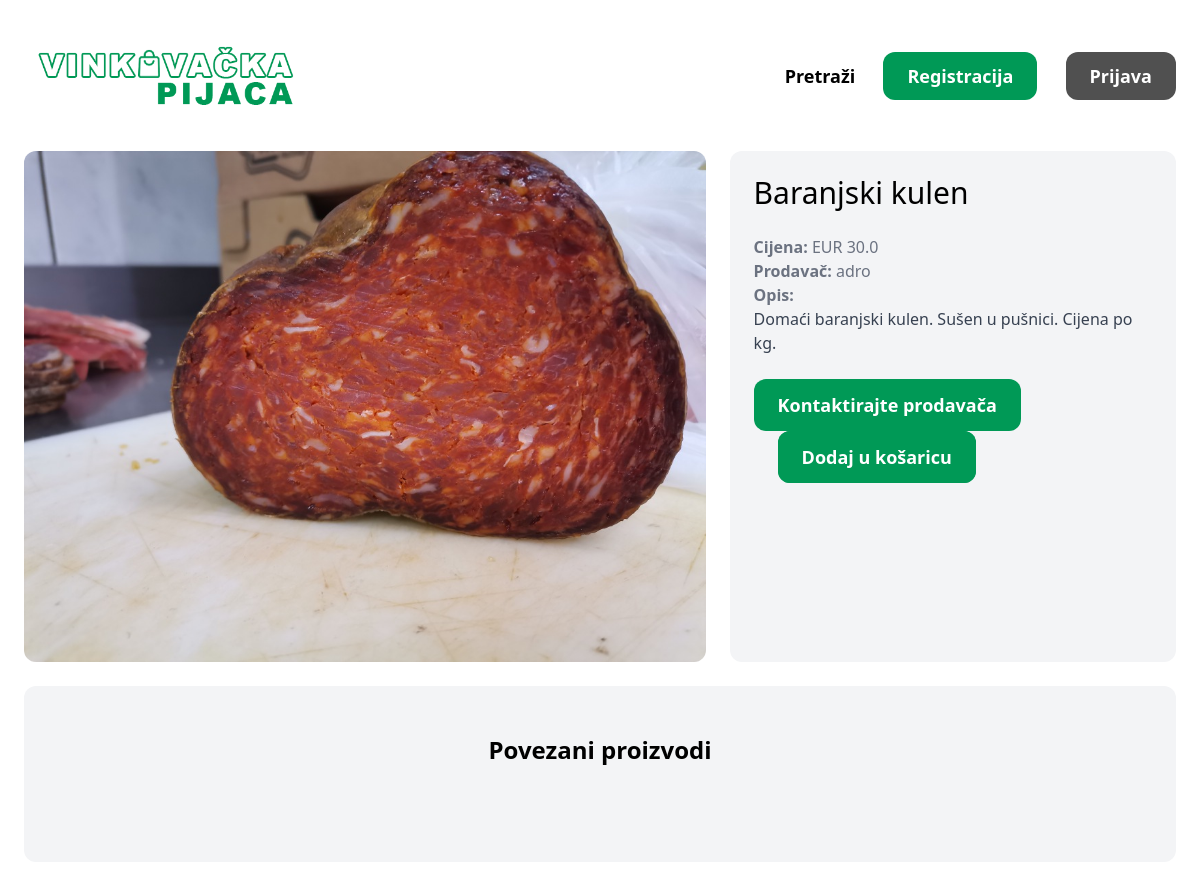
The page /items/16/ on the database its author committed.
### item/models.py (models this page shows, shortened)
class Item(models.Model):
    kategorija = models.ForeignKey(Category, related_name='items', on_delete=models.CASCADE)
    naziv = models.CharField(max_length=255)
    opis = models.TextField(blank=True, null=True)
    cijena = models.FloatField()
    slika = models.ImageField(upload_to='item_images', blank=True, null=True)
    created_at = models.DateTimeField(auto_now_add=True)
    created_by = models.ForeignKey(User, related_name='items', on_delete=models.CASCADE)
    def liked_by(self, user):
        if isinstance(user, User):
            return user.like_set.filter(item=self).count() > 0
        else:
            return False

### item/views.py (the view)
# urls.py: path('<int:pk>/', views.detail, name='detail'),
def detail(request, pk):
    item = get_object_or_404(Item, pk=pk)
    related_items = Item.objects.filter(kategorija=item.kategorija).exclude(pk=pk)[0:3]
    liked = item.liked_by(request.user)
    context = {
        'item': item,
        'related_items': related_items,
        'liked': liked,
    }
    return render(request, 'item/detail.html', context)

### item/templates/item/detail.html (shortened to what this page needs)
{% extends 'home/base.html' %}
{% block content %}
<div class="grid grid-cols-5 gap-6">
    <div class="col-span-3">
        <img src="{{ item.slika.url }}" class="rounded-xl">
    </div>
    <div class="col-span-2 p-6 bg-gray-100 rounded-xl">
        <h1 class="mb-6 text-3xl">{{ item.naziv }}</h1>
        <p class="text-gray-500"><strong>Cijena: </strong>EUR {{ item.cijena }}</p>
        <p class="text-gray-500"><strong>Prodavač: </strong>{{ item.created_by.username }}</p>
        {% if item.opis %}
            <p class="text-gray-700">
                <strong class="text-gray-500">Opis:</strong><br>
                {{ item.opis }}
            </p>
        {% endif %}
        {% if request.user == item.created_by %}
        <br>
                <p>Uredite vaš proizvod:</p>
                <a href="{% url 'item:edit' item.id %}" id="inb" class="inline-block mt-6 px-6 py-3 text-lg font-semibold text-white rounded-xl">Uredi</a>
                <a href="{% url 'item:delete' item.id %}" class="inline-block mt-6 ml-6 px-6 py-3 text-lg font-semibold bg-red-500 text-white rounded-xl hover:bg-red-700">Ukloni</a>
        {% elif request.user.is_superuser %}
        <br>
                <p>Ovaj proizvod prodaje: <strong>{{ item.created_by.username }}</strong></p>
                <a href="{% url 'item:delete' item.id %}" class="inline-block mt-6 px-6 py-3 text-lg font-semibold bg-red-500 text-white rounded-xl hover:bg-red-700">Ukloni</a>
            </div>
        {% else %}
            <a href="{% url 'conversation:new' item.id %}" id="inb" class="inline-block mt-6 px-6 py-3 text-lg font-semibold text-white rounded-xl">Kontaktirajte prodavača</a>
            <form action="{% url 'item:toggle_like' item.id%}" method="post" id="inb" class="inline-block text-lg ml-6 font-semibold text-white rounded-xl">
                {% if liked %}
                    <input class="px-6 py-3 text-lg font-semibold bg-red-500 text-white rounded-xl hover:bg-red-700" type="submit" value="Ukloni iz košarice">
                {% else %}
                    <input id="inb" class="px-6 py-3 text-lg font-semibold text-white rounded-xl" type="submit" value="Dodaj u košaricu">
                {% endif %}
            </form>
        {% endif %}
    </div>
</div>
<div class="mt-6 px-6 py-12 bg-gray-100 rounded-xl">
    <h2 class="mb-12 text-2xl text-center"><b>Povezani proizvodi</b></h2>
</div>
{% endblock %}

### home/templates/home/base.html (style rules this page uses)
#inb { background-color: #009956; }

### rows shown on the page
Item: slika (picture), naziv "Baranjski kulen", cijena "30.0", created_by.username "adro", opis "Domaći baranjski kulen. Sušen u pušnici. Cijena po kg."
